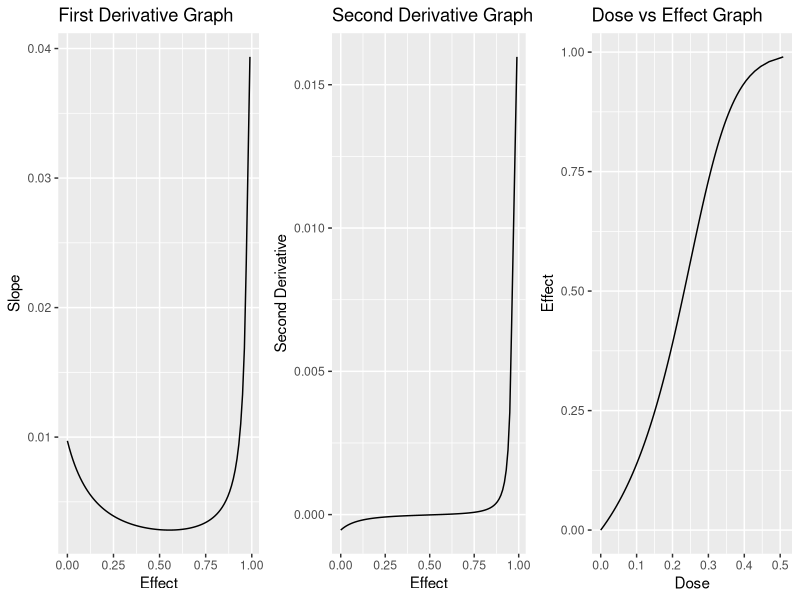

Here is the R script that generated this plot:
## ---- chunk 1
require(ggplot2)
require(gridExtra)
a=c(-1,2, 5)
coeff=1/sapply(1:length(a), function(i) prod(-a[-i]/a[i]+1))
E= 0.01 * (0:99)
dose=colSums(coeff/a*t(sapply(a, function(i) log(1 + i*E))))
dose2=c(dose[-1])
slope=dose2-dose[-length(dose)] 
slope1 = c(slope[2:length(slope)])
slope2 = slope[-length(slope)]
second_derivative = slope1 - slope2
graph1 = ggplot() + geom_line(aes(E[-99], slope)) + labs(x = "Effect", y = "Slope", title = "First Derivative Graph")
graph2 = ggplot() + geom_line(aes(E[-(c(99, 98))], second_derivative)) + labs(x = "Effect", y = "Second Derivative", title = "Second Derivative Graph")
graph3 = ggplot() + geom_line(aes(dose, E)) + labs(x = "Dose", y = "Effect", title = "Dose vs Effect Graph")
grid.arrange(graph1, graph2, graph3, ncol = 3)
